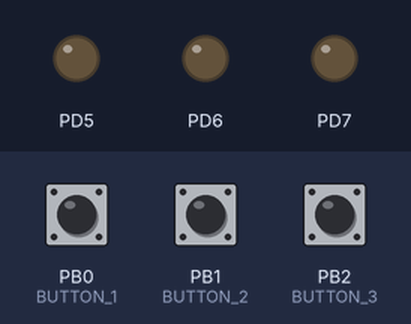
Bench run of a program on a simulated ATmega8, built with avr-gcc and emulated at 8 MHz. Parts: output pins drawn as LEDs (lit = HIGH). The test bench sets the inputs (shaded band); at power-on: PB0 (BUTTON_1) HIGH, PB1 (BUTTON_2) HIGH, PB2 (BUTTON_3) HIGH.

Above: at 1.2 s.
1.3 s: PB0 (BUTTON_1) pulled LOW for 0.15 s
At 1.37 s:
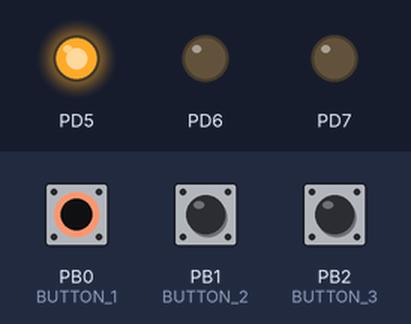
2.9 s: PB1 (BUTTON_2) pulled LOW for 0.15 s
At 2.97 s:
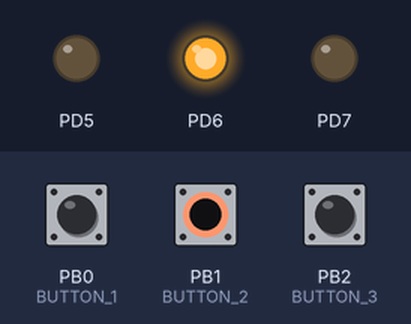
4.5 s: PB2 (BUTTON_3) pulled LOW for 0.15 s
At 4.57 s:
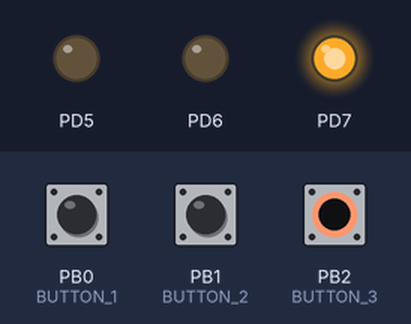
6.1 s: PB2 (BUTTON_3) pulled LOW for 3.2 s
At 9.8 s:
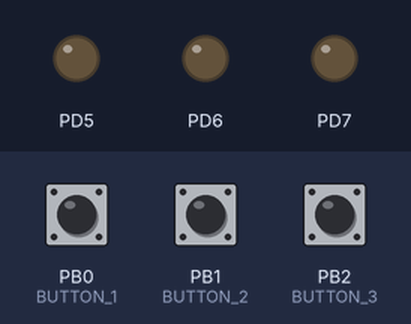
10.8 s: PB0 (BUTTON_1) pulled LOW for 3.2 s
At 12.1 s:
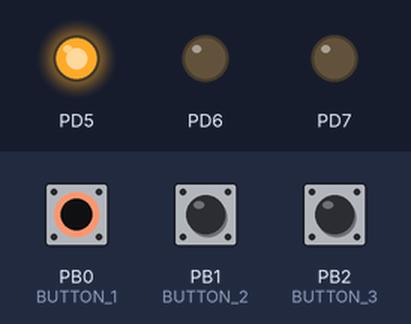
15.5 s: PB0 (BUTTON_1) driven LOW and PB1 (BUTTON_2) driven LOW
At 16.9 s:
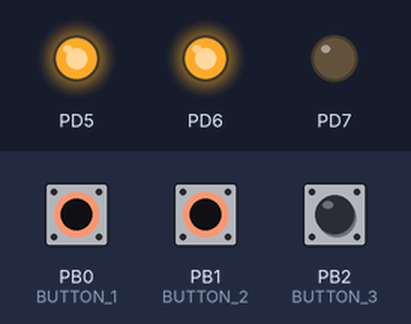
Timing chart, 0 to 18.0 s (numbered marks = the images above; inputs shaded):
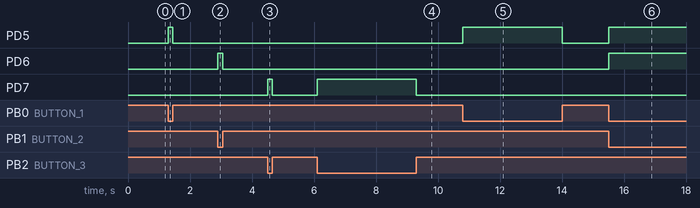

Measured:
- after the input at 1.3 s, PD5: LOW → HIGH at once, → LOW 0.15 s later
- after the input at 2.9 s, PD6: LOW → HIGH at once, → LOW 0.15 s later
- after the input at 4.5 s, PD7: LOW → HIGH at once, → LOW 0.15 s later
- after the input at 6.1 s, PD7: LOW → HIGH at once, → LOW 3.2 s later
- after the input at 10.8 s, PD5: LOW → HIGH at once, → LOW 3.2 s later
- after the input at 15.5 s, PD5, PD6: LOW → HIGH at once

The program:

main.c
```c
#include "main.h"

int main(void){

	ButtonInit();//инициализация кнопок

	DDRD |= (1 << PD5)|(1 << PD6)|(1 << PD7);//Пятый, шестой и седьмой пин порта D на выход
	PORTD &=~(1 << PD5)&(1 << PD6)&(1 << PD7);//Низкий уровень на пятом, шестом и седьмом пине порта D

    while (1)
	{
		if(PressButton(1)==1) PORTD |=(1<<PD5); else PORTD &=~(1 << PD5);//Проверка первой кнопи за индексом 1
		if(PressButton(2)==2) PORTD |=(1<<PD6); else PORTD &=~(1 << PD6);//Проверка второй кнопи за индексом 2
		if(PressButton(3)==3) PORTD |=(1<<PD7); else PORTD &=~(1 << PD7);//Проверка третьей кнопи за индексом 3
    }
}
```

buttons.c
```c
#include "buttons.h"

void ButtonInit(void)
{
	BUTTON_1_DDR &=~(1 << BUTTON_1);
	BUTTON_2_DDR &=~(1 << BUTTON_2);
	BUTTON_3_DDR &=~(1 << BUTTON_3);
	BUTTON_1_PORT |=(1 << BUTTON_1);
	BUTTON_2_PORT |=(1 << BUTTON_2);
	BUTTON_3_PORT |=(1 << BUTTON_3);
}

uint8_t PressButton (uint8_t index)
{
	uint8_t result=0, butcount=0, butstate=0;

	switch(index)
	{
		case 1:
			while (butstate==0)
			{
				if(!(BUTTON_1_PIN&(1<<BUTTON_1)))
				{
					if(butcount < 5) butcount++;
					else
					{
						result = 1;
						butstate=1;
					}
				}
				else
				{
					if(butcount > 0) butcount--;
					else butstate=1;
				}
			}
		break;
		case 2:
			while (butstate==0)
			{
				if(!(BUTTON_2_PIN&(1<<BUTTON_2)))
				{
					if(butcount < 5) butcount++;
					else
					{
						result = 2;
						butstate=1;
					}
				}
				else
				{
					if(butcount > 0) butcount--;
					else butstate=1;
				}
			}
		break;
		case 3:
			while (butstate==0)
			{
				if(!(BUTTON_3_PIN&(1<<BUTTON_3)))
				{
					if(butcount < 5) butcount++;
					else
					{
						result = 3;
						butstate=1;
					}
				}
				else
				{
					if(butcount > 0) butcount--;
					else butstate=1;
				}
			}
		break;
	}
	return result;
}
```

buttons.h
```c
#ifndef BUTTONS_H_
#define BUTTONS_H_
#include "main.h"
//макро подстановки для настройки портов и пинов к котором подключены кнопки
#define BUTTON_1		PB0
#define BUTTON_1_PIN	PINB
#define BUTTON_1_DDR	DDRB
#define BUTTON_1_PORT	PORTB

#define BUTTON_2		PB1
#define BUTTON_2_PIN	PINB
#define BUTTON_2_DDR	DDRB
#define BUTTON_2_PORT	PORTB

#define BUTTON_3		PB2
#define BUTTON_3_PIN	PINB
#define BUTTON_3_DDR	DDRB
#define BUTTON_3_PORT	PORTB

void ButtonInit(void);//инициализация кнопок
uint8_t PressButton(uint8_t index);//функция принемает индекс кнопки и возращает его если кнопка нажата
#endif
```

main.h
```c
#ifndef MAIN_H_
#define MAIN_H_

#define F_CPU 8000000L          // Частота контролера в герцах

#include <avr/io.h>             // Подключение устройств ввода/вывода в зависимости от типа МК AVR
#include "buttons.h"

/*
// http://avr-libc.narod.ru/modules.html
#include <alloca.h>             // Захват пространства в стеке
#include <assert.h>             // Диагностика
#include <ctype.h>              // Операции с символами
#include <errno.h>              // Ошибки системы
#include <inttypes.h>           // Преобразования целочисленных типов
#include <math.h>               // Математика
#include <setjmp.h>             // Нелокальный goto
#include <stdint.h>             // Стандартные целочисленные типы
#include <stdio.h>              // Стандартные средства ввода/вывода
#include <stdlib.h>             // Общие утилиты
#include <string.h>             // Строки
#include <avr/boot.h>           // Утилиты Поддержки Загрузчика
#include <avr/eeprom.h>         // Работа с EEPROM
#include <avr/fuse.h>           // Поддержка Fuse
#include <avr/interrupt.h>      // Прерывания
#include <avr/pgmspace.h>       // Утилиты Пространства Программ
#include <avr/power.h>          // Управление потреблением микроконтроллера
#include <avr/sfr_defs.h>       // Работа с битами
#include <avr/sleep.h>          // Управление питанием и Спящий Режим
#include <avr/version.h>        // avr-libc макрос версий
#include <avr/wdt.h>            // Работа со сторожевым таймером
#include <util/atomic.h>        // Atomically и Non-Atomically выполнение блоков кода
#include <util/crc16.h>         // CRC Вычисления
#include <util/delay.h>         // Функции циклов задержки
#include <util/delay_basic.h>   // Основные функции циклов задержки
#include <util/parity.h>        // Генерация бита четности
#include <util/twi.h>           // TWI (I2C) определения
*/
#endif
```
